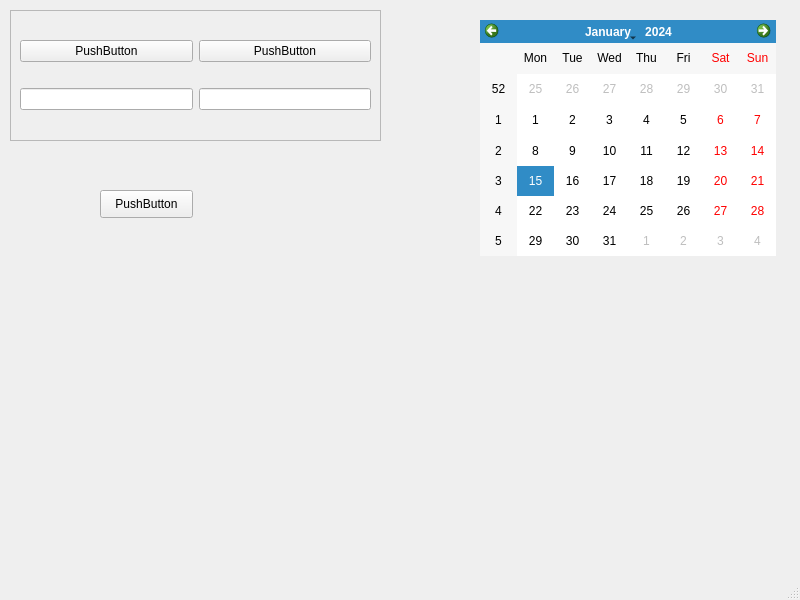
<?xml version="1.0" encoding="UTF-8"?>
<ui version="4.0">
 <class>MainWindow</class>
 <widget class="QMainWindow" name="MainWindow">
  <property name="geometry">
   <rect>
    <x>0</x>
    <y>0</y>
    <width>800</width>
    <height>600</height>
   </rect>
  </property>
  <property name="windowTitle">
   <string>MainWindow</string>
  </property>
  <widget class="QWidget" name="centralwidget">
   <widget class="QFrame" name="frame">
    <property name="geometry">
     <rect>
      <x>10</x>
      <y>10</y>
      <width>371</width>
      <height>131</height>
     </rect>
    </property>
    <property name="frameShape">
     <enum>QFrame::StyledPanel</enum>
    </property>
    <property name="frameShadow">
     <enum>QFrame::Raised</enum>
    </property>
    <layout class="QGridLayout" name="gridLayout">
     <item row="0" column="0">
      <widget class="QPushButton" name="pushButton">
       <property name="text">
        <string>PushButton</string>
       </property>
      </widget>
     </item>
     <item row="0" column="1">
      <widget class="QPushButton" name="pushButton_2">
       <property name="text">
        <string>PushButton</string>
       </property>
      </widget>
     </item>
     <item row="1" column="0">
      <widget class="QLineEdit" name="lineEdit"/>
     </item>
     <item row="1" column="1">
      <widget class="QLineEdit" name="lineEdit_2"/>
     </item>
    </layout>
   </widget>
   <widget class="QCalendarWidget" name="calendarWidget">
    <property name="geometry">
     <rect>
      <x>480</x>
      <y>20</y>
      <width>296</width>
      <height>236</height>
     </rect>
    </property>
   </widget>
   <widget class="QPushButton" name="pushButton_3">
    <property name="geometry">
     <rect>
      <x>100</x>
      <y>190</y>
      <width>93</width>
      <height>28</height>
     </rect>
    </property>
    <property name="text">
     <string>PushButton</string>
    </property>
   </widget>
  </widget>
  <widget class="QMenuBar" name="menubar">
   <property name="geometry">
    <rect>
     <x>0</x>
     <y>0</y>
     <width>800</width>
     <height>26</height>
    </rect>
   </property>
  </widget>
  <widget class="QStatusBar" name="statusbar"/>
 </widget>
 <resources/>
 <connections/>
</ui>
